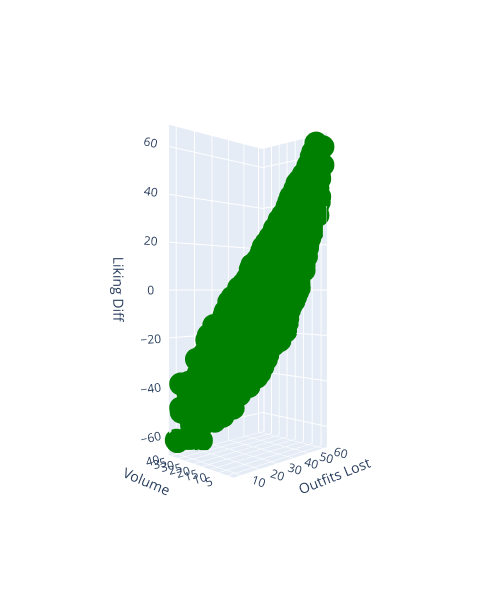

The cell this chart's notebook holds for it:
### Code cell
fig = px.scatter_3d(x=vis_subset["outfits_lost"], y=vis_subset["volume"], z=vis_subset["liking_diff"], color_discrete_sequence=["green"])
camera = dict(
    eye=dict(x=-2.5, y=-2.5, z=0)
)
fig.update_layout(scene_camera=camera)
fig.update_layout(scene=dict(xaxis_title="Outfits Lost", yaxis_title = "Volume", zaxis_title = "Liking Diff"))
fig.update_layout(height=600,width=500,autosize=False)
fig.show()

### Figure 1 — Plotly figure (JSON) as saved in the notebook; plotly's stock layout.template omitted (floating-point values rounded to 4 significant figures; data arrays with more than 128 entries replaced by an {"elided": "..."} marker saying what was removed)
{"data": [{"hovertemplate": "x=%{x}<br>y=%{y}<br>z=%{z}<extra></extra>", "legendgroup": "", "marker": {"color": "green", "symbol": "circle"}, "mode": "markers", "name": "", "scene": "scene", "showlegend": false, "type": "scatter3d", "x": {"elided": "52429 int values"}, "y": {"elided": "52429 int values"}, "z": {"elided": "52429 int values"}}], "layout": {"autosize": false, "height": 600, "legend": {"tracegroupgap": 0}, "margin": {"t": 60}, "scene": {"camera": {"eye": {"x": -2.5, "y": -2.5, "z": 0}}, "domain": {"x": [0, 1], "y": [0, 1]}, "xaxis": {"title": {"text": "Outfits Lost"}}, "yaxis": {"title": {"text": "Volume"}}, "zaxis": {"title": {"text": "Liking Diff"}}}, "width": 500}}
